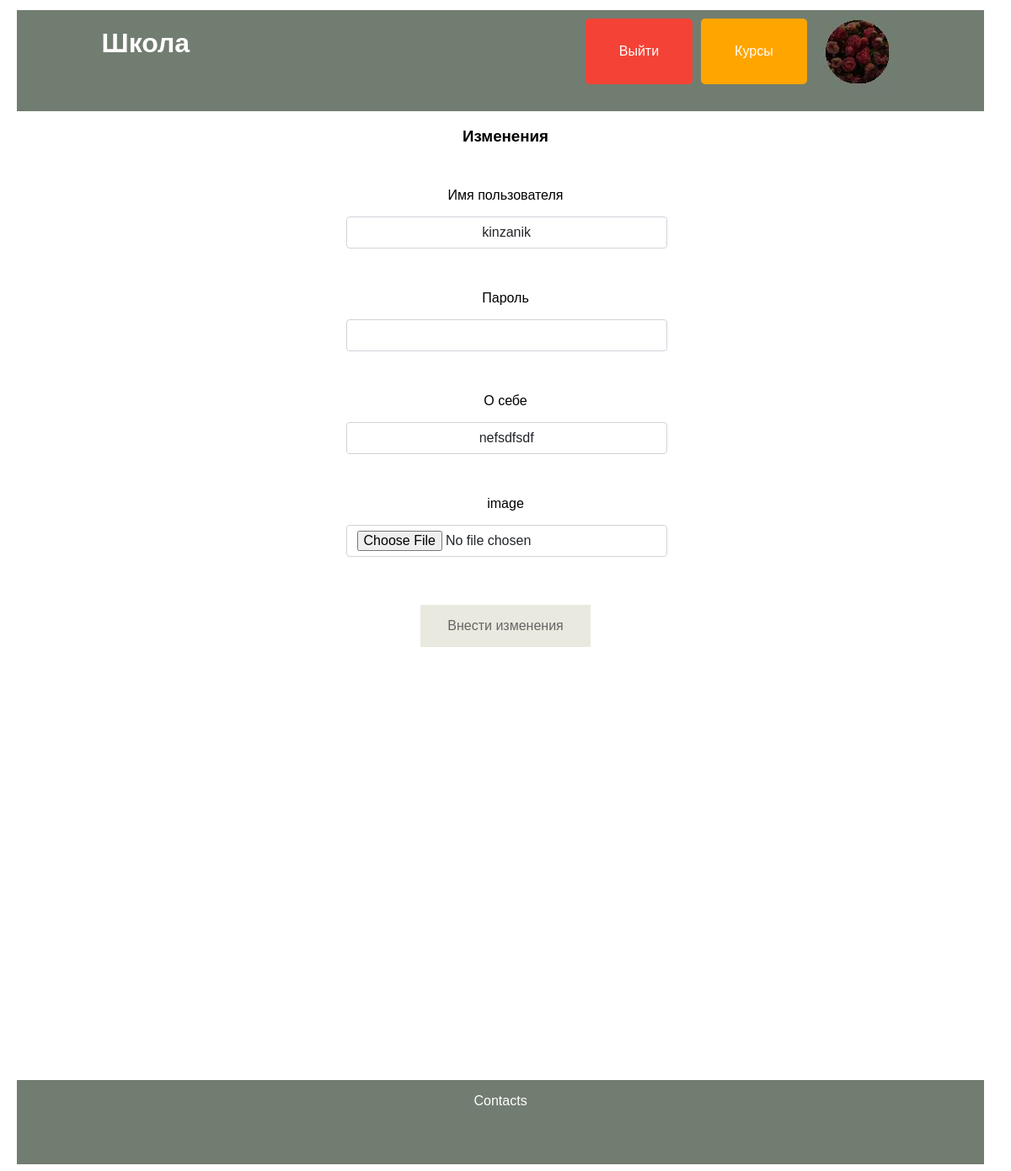
Screenshot of /home/personal-class/edgkonr@gmail.com/change (signed in) with the database file from the repository.
### data/users.py (models this page shows, shortened)
class User(SqlAlchemyBase, UserMixin):
    __tablename__ = 'users'
    id = sqlalchemy.Column(sqlalchemy.Integer,
                           primary_key=True, autoincrement=True)
    name = sqlalchemy.Column(sqlalchemy.String, nullable=True)
    about = sqlalchemy.Column(sqlalchemy.String, nullable=True)
    email = sqlalchemy.Column(sqlalchemy.String,
                              index=True, unique=True, nullable=True)
    hashed_password = sqlalchemy.Column(sqlalchemy.String, nullable=True)
    created_date = sqlalchemy.Column(sqlalchemy.DateTime,
                                     default=datetime.datetime.now)
    photo = sqlalchemy.Column(sqlalchemy.String, default='default.jpg')
    user_course = orm.relationship("UserCourse", back_populates='user')

### main.py (the view, shortened to what this page needs)
@app.route('/home/personal-class/<email>/change', methods=['GET', 'POST'])
def change(email):
    new_email = ''
    for el in email:
        if el != '<' and el != '>':
            new_email += el
    form = ChangeForm()
    db_sess = db_session.create_session()
    user = db_sess.query(User).filter(User.email == new_email).first()
    print(user.name)
    return render_template('change.html', form=form, user=user)

### forms/change.py
class ChangeForm(FlaskForm):
    name = StringField('Имя пользователя', validators=[DataRequired()])
    about = StringField('О себе', validators=[DataRequired()])
    password = PasswordField('Пароль', validators=[DataRequired()])
    remember_me = BooleanField('Запомнить меня')
    submit = SubmitField('Внести изменения')
    image = FileField('image')

### data/db_session.py (called while the page is built)
def create_session() -> Session:
    global __factory
    return __factory()

### main.py (called while the page is built)
@login_manager.user_loader
def load_user(user_id):
    db_sess = db_session.create_session()
    return db_sess.query(User).get(user_id)

### templates/change.html (shortened to what this page needs)
{% extends "base.html" %}
{% block content %}
<link rel="stylesheet" href="../../static/styles.css">
    <h3 class="heads">Изменения</h3>
    <form action="" method="post" enctype="multipart/form-data">
        <p>
        <p class="heads">{{ form.name.label }}</p><br>
            {{ form.name(class="form-control", value=user.name ) }}<br>
        </p>
        <p>
        <p class="heads">{{ form.password.label }}</p><br>
            {{ form.password(class="form-control", type="password") }}<br>
        </p>
        <p>
        <p class="heads">{{ form.about.label }}</p><br>
            {{ form.about(class="form-control", value=user.about) }}<br>
        </p>
        <p>
        <p class="heads">{{ form.image.label }}</p><br>
            {{ form.image(class="form-control") }}<br>
        </p>
        <h3 class="heads">{{ form.submit(type="submit", class="button1") }}</h3>
    </form>
{% endblock %}

### templates/base.html (shortened to what this page needs)
<!DOCTYPE html>
<html lang="en">
<head>
        <link rel="stylesheet" href="../../../static/styles.css">
</head>
<body>
    <div class="head">
        <a href="/" class="name"><h1 class="name">Школа</h1></a>
        {% if current_user.is_authenticated %}
            <a href="/logout"><button class="logout-button">Выйти</button></a>
            <a href="/home"><button class="courses-button">Курсы</button></a>
            <a href="/home/personal-class/<{{ current_user.email }}>"><img class="avatar" src="../../../static/avatars/{{ current_user.photo }}" alt="no"></a>
    {% else %}
            <a href="/login"><button class="login-button">Войти</button></a>
            <a href="/login/registration"><button class="register-button">Зарегистрироваться</button></a>
            <a href="/home"><button class="courses-button">Курсы</button></a>
    {% endif %}
        </div>
</body>
<main role="main" class="container">
    {% block content %}{% endblock %}
</main>
<footer>
    <div class="footer">
            <p>
                Contacts
            </p>
    </div>
</footer>
</html>

### static/styles.css (style rules this page uses)
a { color: inherit; }
.head { display: flex; flex-direction: row; flex-wrap: wrap; justify-content: center; margin-left: 1%; margin-right: 1%; margin-top: 1%; background-color: rgb(114,125,113); font-family: Verdana, Helvetica, Arial, sans-serif; width: 97%; height: 120px; padding-buttom: 1%; color: #FFFFFF; }
.head img { width: 100px; height: 100px; }
.name { display: inline-block; width: 50%; margin-buttom: 100%; font-family: Verdana, Helvetica, Arial, sans-serif; }
.button1 { background-color: #DDDBCB; border: none; color: black; padding: 16px 32px; text-align: center; font-size: 16px; margin: 4px 2px; opacity: 0.6; transition: 0.3s; display: inline-block; text-decoration: none; cursor: pointer; font-family: Verdana, Helvetica, Arial, sans-serif; }
.footer { margin-left: 1%; margin-right: 1%; margin-top: 40%; text-align: center; display: inline-block; background-color: rgb(114,125,113); color: #FFFFFF; font-family: Verdana, Helvetica, Arial, sans-serif; width: 97%; height: 100px; }
.heads { display: inline-block; width: 100%; font-family: Verdana, Helvetica, Arial, sans-serif; text-align: center; }
.form-control { display: block; text-align: center; width: 30%; padding: 0.375rem 0.75rem; font-size: 1rem; font-weight: 400; line-height: 1.5; color: #212529; background-color: #fff; background-clip: padding-box; border: 1px solid #ced4da; -webkit-appearance: none; -moz-appearance: none; appearance: none; border-radius: 0.25rem; transition: border-color .15s ease-in-out, box-shadow .15s ease-in-out; margin-left: 34%; }
.login-button, .register-button, .logout-button, .courses-button { padding: 30px 40px; font-size: 16px; cursor: pointer; border: none; border-radius: 5px; margin-right: 10px; margin-top: 10px; }
.logout-button { background-color: #f44336; color: white; }
.courses-button { background-color: #FFA500; color: white; }

### rows the page displays
User: photo (picture)
User: name "kinzanik", about "nefsdfsdf"
